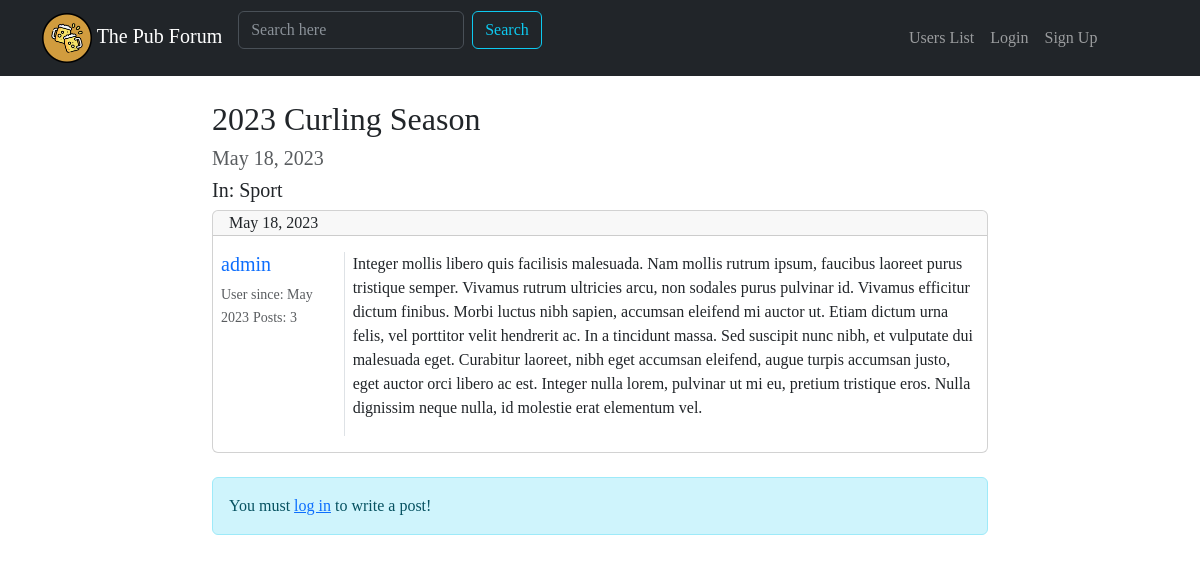
Page /forum/discussion/3/ on the earlier database version.
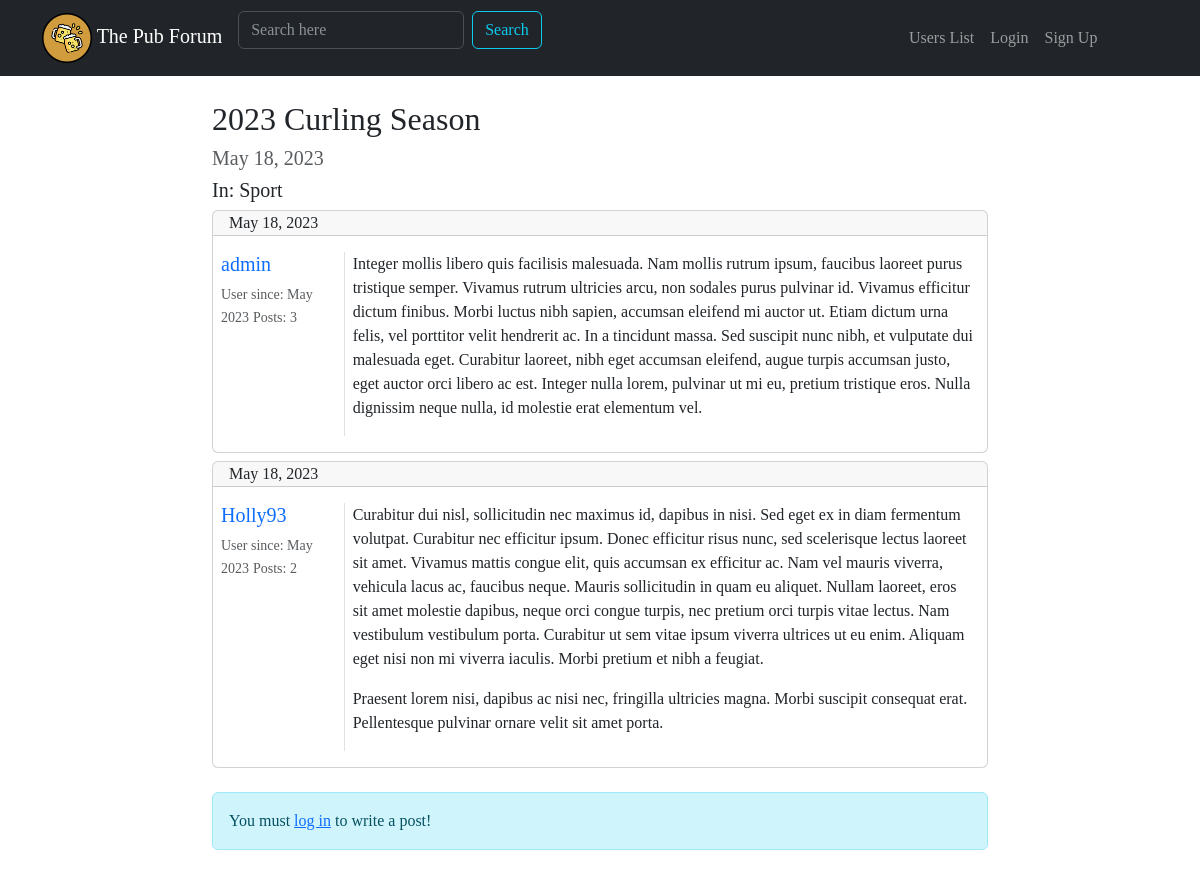
Same page on the later database version.
### forum/models.py (models this page shows, shortened)
class Discussion(models.Model):
    discussion_title = models.CharField(max_length=150)
    discussion_creation_data = models.DateField(auto_now_add=True)
    discussion_author = models.ForeignKey(User, on_delete=models.CASCADE, related_name='discussions')
    discussion_section = models.ForeignKey(Section, on_delete=models.CASCADE)
    class Meta:
        verbose_name = 'Discussion'
        verbose_name_plural = 'Discussions'

class Section(models.Model):
    section_name = models.CharField(max_length=100)
    section_description = models.CharField(max_length=200, blank=True, null=True)
    section_logo = models.ImageField(blank=True, null=True)
    def __str__(self):
        return self.section_name
    class Meta:
        verbose_name = 'Section'
        verbose_name_plural = 'Sections'

class Post(models.Model):
    post_author = models.ForeignKey(User, on_delete=models.CASCADE, related_name='posts')
    post_content = models.TextField()
    post_creation_data = models.DateField(auto_now_add=True)
    post_discussion = models.ForeignKey(Discussion, on_delete=models.CASCADE)
    class Meta:
        verbose_name = 'Post'
        verbose_name_plural = 'Posts'

### forum/views.py (the view)
# urls.py: path("discussion/<int:pk>/", show_discussion, name='show_discussion'),
def show_discussion(request, pk):
    discussion = get_object_or_404(Discussion, pk=pk)
    discussion_posts = Post.objects.filter(post_discussion=discussion)
    answer_form = PostModelForm()
    context = {'discussion': discussion,
               'discussion_posts': discussion_posts,
               'answer_form': answer_form
               }
    return render(request, "show_discussion.html", context)

### forum/forms.py
class PostModelForm(forms.ModelForm):
    class Meta:
        model = Post
        fields = ['post_content']
        widgets = {
            'post_content': forms.Textarea(attrs={'rows': '5'})
        }
        labels = {
            'post_content': 'Add a Post'
        }

### forum/templates/show_discussion.html (shortened to what this page needs)
{% extends 'base.html' %}
{% load crispy_forms_tags %}
{% block content %}
<div class="row justify-content-center mx-auto">
      <div class="col-8">
          <h2>{{ discussion.discussion_title }}</h2>
          <h5 class="text-muted">{{ discussion.discussion_creation_data }}</h5>
          <h5>In: {{ discussion.discussion_section }}</h5>
          {% for post in discussion_posts %}
          <div class="card my-2">
              <div class="card-header py-0">
                  <footer>{{ post.post_creation_data }}</footer>
              </div>
              <div class="card-body">
                  <div class="row">
                      <div class="col-xl-2 col-3 border-end px-1">
                          <h5 class="card-text"><a class="text-decoration-none" href="{% url 'user_profile' username=post.post_author.username %}">{{ post.post_author }}</a></h5>
                          <small class="card-text text-muted">User since: {{ post.post_author.date_joined|date:"M Y" }}</small>
                          <small class="card-text text-muted">Posts: {{ post.post_author.posts.count }}</small>
                      </div>
                      <div class="col-xl-10 col-9 px-2">
                          <p class="card-text my-0">{{ post.post_content|linebreaks }}</p>
                      </div>
                  </div>
              </div>
          </div>
          {% endfor %}
          {% if request.user.is_authenticated %}
              {% include 'answer_form.html' %}
          {% else %}
              <div class="alert alert-info my-4" role="alert">
                    You must <a href="{% url 'login' %}?next={{ request.get_full_path }}">log in</a> to write a post!
              </div>
          {% endif %}
      </div>
</div>
{% endblock content %}

### templates/base.html (shortened to what this page needs)
{% load static %}
<html lang="en">
    <head>
        <link href="https://cdn.jsdelivr.net/npm/bootstrap@5.3.0-alpha3/dist/css/bootstrap.min.css"
              rel="stylesheet"
>
        <link rel="stylesheet" href="{% static 'css/pubforum.css' %}">
    </head>
    <body>
        <nav class="navbar navbar-expand-lg bg-dark mb-4" data-bs-theme="dark">
            <div class="container">
                <a class="navbar-brand" href="/">
                    <img src="{% static 'logo.png' %}" alt="Logo" width="50" height="50" class="d-inline-block align-text-center">
                    The Pub Forum
                </a>
                <div class="collapse navbar-collapse" id="navbarSupportedContent">
                    <form class="d-flex me-auto" role="search">
                        <input class="form-control me-2" type="search" placeholder="Search here" aria-label="Search">
                        <button class="btn btn-outline-info" type="submit">Search</button>
                    </form>
                    <ul class="navbar-nav me-auto offset-md-4 mb-2 mb-lg-0">
                        <li class="nav-item">
                            <a class="nav-link" aria-current="page" href="{% url 'user_list' %}">Users List</a>
                        </li>
                        {% if request.user.is_authenticated %}
                        <li class="nav-item dropdown">
                            <a class="nav-link dropdown-toggle" href="#" role="button" data-bs-toggle="dropdown" aria-expanded="false">
                                {{ request.user.username }}
                            </a>
                            <ul class="dropdown-menu">
                                <li><a class="dropdown-item" href="{% url 'user_profile' username=request.user.username%}">
                                    Profile
                                </a></li>
                                <li><a class="dropdown-item" href="{% url 'password_change' %}">New Password</a></li>
                                <li><hr class="dropdown-divider"></li>
                                <li><a class="dropdown-item" href="{% url 'logout' %}">Quit</a></li>
                            </ul>
                        </li>
                        {% else %}
                        <li class="nav-item">
                            <a class="nav-link" href="{% url 'login' %}">Login</a>
                        </li>
                        <li class="nav-item">
                            <a class="nav-link" href="{% url 'registration' %}">Sign Up</a>
                        </li>
                        {% endif %}
                    </ul>
                </div>
            </div>
        </nav>
        <div>
            {% block content %}
            {% endblock content %}
        </div>
    </body>
</html>

### static_storage/css/pubforum.css (style rules this page uses)
body { font-family: 'Source Serif Pro', serif; }

Differences in the rows shown:
added Post: post_creation_data "May 18, 2023", post_author "Holly93", post_author.date_joined "May 2023", post_author.posts.count "2", post_content "Curabitur dui nisl, sollicitudin nec maximus id, dapibus in nisi. Sed eget ex in diam fermentum volutpat. Curabitur nec efficitur ipsum. Donec efficitur risus nunc, sed scelerisque lectus laoreet sit amet. Vivamus mattis congue elit, quis accumsan ex efficitur ac. Nam vel mauris viverra, vehicula lacus ac, faucibus neque. Mauris sollicitudin in quam eu aliquet. Nullam laoreet, eros sit amet molestie dapibus, neque orci congue turpis, nec pretium orci turpis vitae lectus. Nam vestibulum vestibulum porta. Curabitur ut sem vitae ipsum viverra ultrices ut eu enim. Aliquam eget nisi non mi viverra iaculis. Morbi pretium et nibh a feugiat. Praesent lorem nisi, dapibus ac nisi nec, fringilla…"
